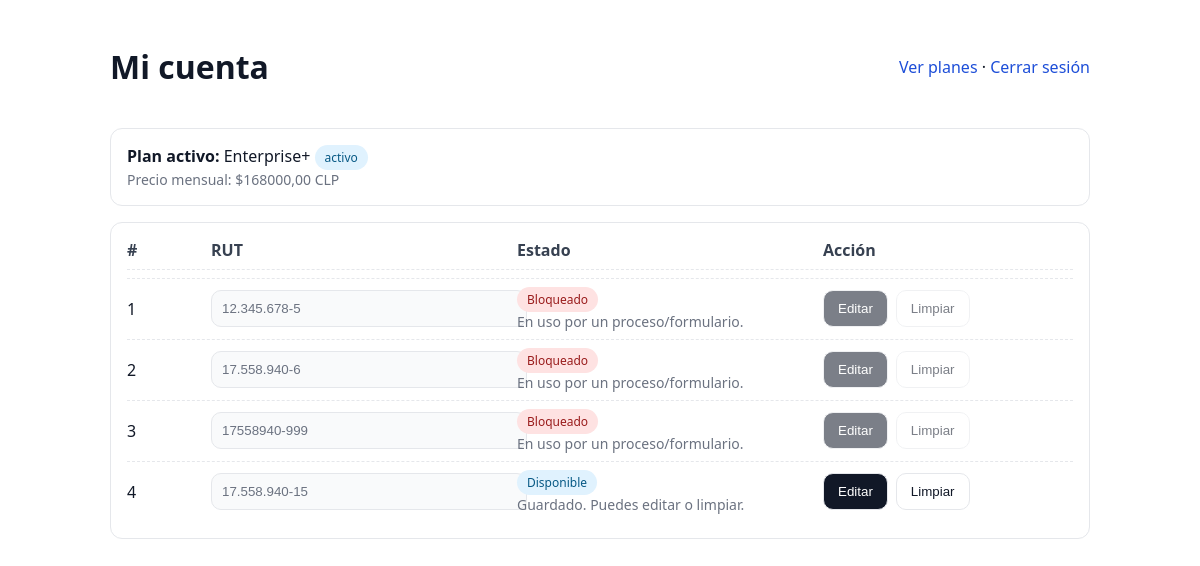
/account/ (signed in), run on the app's committed database.
### core/models.py (models this page shows, shortened)
class UserSubscriptionCurrent(models.Model):
    user = models.OneToOneField(settings.AUTH_USER_MODEL, on_delete=models.CASCADE)
    plan = models.ForeignKey(Plan, on_delete=models.PROTECT)
    status = models.CharField(max_length=16, choices=SUBS_STATUS, default="active")
    activated_at = models.DateTimeField(default=timezone.now)
    expires_at = models.DateTimeField(null=True, blank=True)
    auto_renew = models.BooleanField(default=True)
    provider = models.CharField(max_length=32, blank=True)
    external_subscription_id = models.CharField(max_length=128, blank=True)

class Plan(models.Model):
    code = models.CharField(max_length=32, unique=True)
    name = models.CharField(max_length=80)
    price_month = models.DecimalField(max_digits=10, decimal_places=2)
    rut_quota = models.PositiveSmallIntegerField(choices=((1, "1"), (2, "2"), (4, "4")))
    is_active = models.BooleanField(default=True)

class UserRutSlot(models.Model):
    user = models.ForeignKey(
        settings.AUTH_USER_MODEL, on_delete=models.CASCADE, related_name="user_rut_slots"
    )
    slot_index = models.PositiveSmallIntegerField()
    rut = models.CharField(max_length=16, blank=True)
    state = models.CharField(max_length=12, choices=RUT_STATE, default="empty")
    locked_at = models.DateTimeField(null=True, blank=True)
    locked_by_form = models.ForeignKey("Form", null=True, blank=True, on_delete=models.SET_NULL)
    created_at = models.DateTimeField(auto_now_add=True)
    updated_at = models.DateTimeField(auto_now=True)
    class Meta:
        constraints = [
            models.UniqueConstraint(
                fields=["user", "slot_index"], name="uq_rutslot_user_slotindex"
            )
        ]
        indexes = [
            models.Index(fields=["user", "slot_index"]),
            models.Index(fields=["user", "rut"]),
        ]

### core/views.py (the view)
# urls.py: path("account/", views.account_view, name="account"),
@login_required
def account_view(request: HttpRequest) -> HttpResponse:
    usc = UserSubscriptionCurrent.objects.filter(user=request.user).first()
    slots = UserRutSlot.objects.filter(user=request.user).order_by("slot_index")
    return render(request, "account.html", {"usc": usc, "slots": slots})

### core/templates/account.html (shortened to what this page needs)
{% load static %}
<!doctype html>
<html lang="es">
<head>
</head>
<body>
<div class="container">
  <div class="header">
    <h1>Mi cuenta</h1>
    <div>
      <a class="link" href="{% url 'pricing' %}">Ver planes</a> ·
      <a class="link" href="{% url 'logout' %}">Cerrar sesión</a>
    </div>
  </div>
  <div class="card">
    {% if usc %}
      <div><strong>Plan activo:</strong> {{ usc.plan.name }} <span class="pill ok">activo</span></div>
      <div class="muted">Precio mensual: ${{ usc.plan.price_month }} CLP</div>
    {% else %}
      <div><strong>Sin plan activo</strong> — <a class="link" href="{% url 'pricing' %}">Contratar plan</a></div>
    {% endif %}
  </div>
  <div class="card">
    <div class="grid-head">
      <div>#</div>
      <div>RUT</div>
      <div>Estado</div>
      <div>Acción</div>
    </div>
    {% for slot in slots %}
    <div class="grid-row" id="row-{{ slot.id }}">
      <div>{{ slot.slot_index }}</div>
      <div>
        <form method="post" action="{% url 'slot_update' slot.id %}" id="form-{{ slot.id }}">
          <input
            type="text"
            id="input-{{ slot.id }}"
            name="rut"
            value="{{ slot.rut|default_if_none:'' }}"
            placeholder="12.345.678-5"
            {% if slot.rut %}readonly{% endif %}
            {% if slot.locked_at or slot.state == 'locked' %}readonly{% endif %}
          >
        </form>
      </div>
      <div>
        {% if slot.locked_at or slot.state == 'locked' %}
          <span class="pill warn">Bloqueado</span>
          <div class="muted">En uso por un proceso/formulario.</div>
        {% else %}
          {% if slot.rut %}
            <span class="pill ok">Disponible</span>
            <div class="muted">Guardado. Puedes editar o limpiar.</div>
          {% else %}
            <span class="pill ok">Vacío</span>
            <div class="muted">Agrega un RUT y guarda.</div>
          {% endif %}
        {% endif %}
      </div>
      <div class="row-actions">
        {% if slot.locked_at or slot.state == 'locked' %}
          <button class="btn" disabled>Editar</button>
          <button class="btn secondary" disabled>Limpiar</button>
        {% else %}
          {% if slot.rut %}
            <button type="button" class="btn" id="edit-btn-{{ slot.id }}">Editar</button>
            <form method="post" action="{% url 'slot_update' slot.id %}">
              <button type="submit" class="btn secondary">Limpiar</button>
            </form>
          {% else %}
            <div id="addwrap-{{ slot.id }}">
              <button type="button" class="btn" id="add-btn-{{ slot.id }}" disabled>Agregar</button>
            </div>
          {% endif %}
        {% endif %}
      </div>
    </div>
    {% empty %}
      <p class="muted">No tienes slots disponibles aún.</p>
    {% endfor %}
  </div>
</div>

### core/templates/account.html (style rules this page uses)
:root { --border:#e5e7eb;--muted:#6b7280;--fg:#111827;--ok-bg:#e0f2fe;--ok-fg:#075985; --warn-bg:#fee2e2;--warn-fg:#991b1b;--success-bg:#ecfdf5;--success-fg:#047857; --info-bg:#eff6ff;--info-fg:#1d4ed8;--err-bg:#fef2f2;--err-fg:#b91c1c; }
body { font-family:system-ui,-apple-system,"Segoe UI",Roboto,Helvetica,Arial,sans-serif;margin:24px;color:var(--fg) }
.container { max-width:980px;margin:auto }
.header { display:flex;gap:12px;align-items:center;justify-content:space-between;margin-bottom:18px }
.link { color:#1d4ed8;text-decoration:none }
.card { border:1px solid var(--border);border-radius:12px;padding:16px;margin-bottom:16px }
.muted { color:var(--muted);font-size:14px }
.pill { display:inline-block;padding:4px 10px;border-radius:999px;font-size:12px }
.ok { background:var(--ok-bg);color:var(--ok-fg) }
.warn { background:var(--warn-bg);color:var(--warn-fg) }
.grid-head,.grid-row { display:grid;grid-template-columns:72px 1fr 1fr 250px;gap:12px;align-items:center }
.grid-head { font-weight:600;color:#374151;border-bottom:1px dashed var(--border);padding-bottom:8px;margin-bottom:8px }
.grid-row { padding:8px 0;border-top:1px dashed var(--border) }
input[type="text"] { width:100%;padding:10px;border:1px solid var(--border);border-radius:10px }
input[readonly] { background:#f9fafb;color:#6b7280 }
.btn { padding:10px 14px;border-radius:10px;border:1px solid var(--border);background:#111827;color:#fff;cursor:pointer }
.btn.secondary { background:#fff;color:#111827 }
.btn[disabled] { opacity:.55;cursor:not-allowed }
.row-actions { display:flex;gap:8px;flex-wrap:wrap }

### data on the page
UserSubscriptionCurrent: plan.name "Enterprise+", plan.price_month "168000,00"
UserRutSlot: slot_index "1", rut "12.345.678-5", shows "Bloqueado", shows "Editar"
UserRutSlot: slot_index "2", rut "17.558.940-6", shows "Bloqueado", shows "Editar"
UserRutSlot: slot_index "3", rut "17558940-999", shows "Bloqueado", shows "Editar"
UserRutSlot: slot_index "4", rut "17.558.940-15", state "Disponible"
